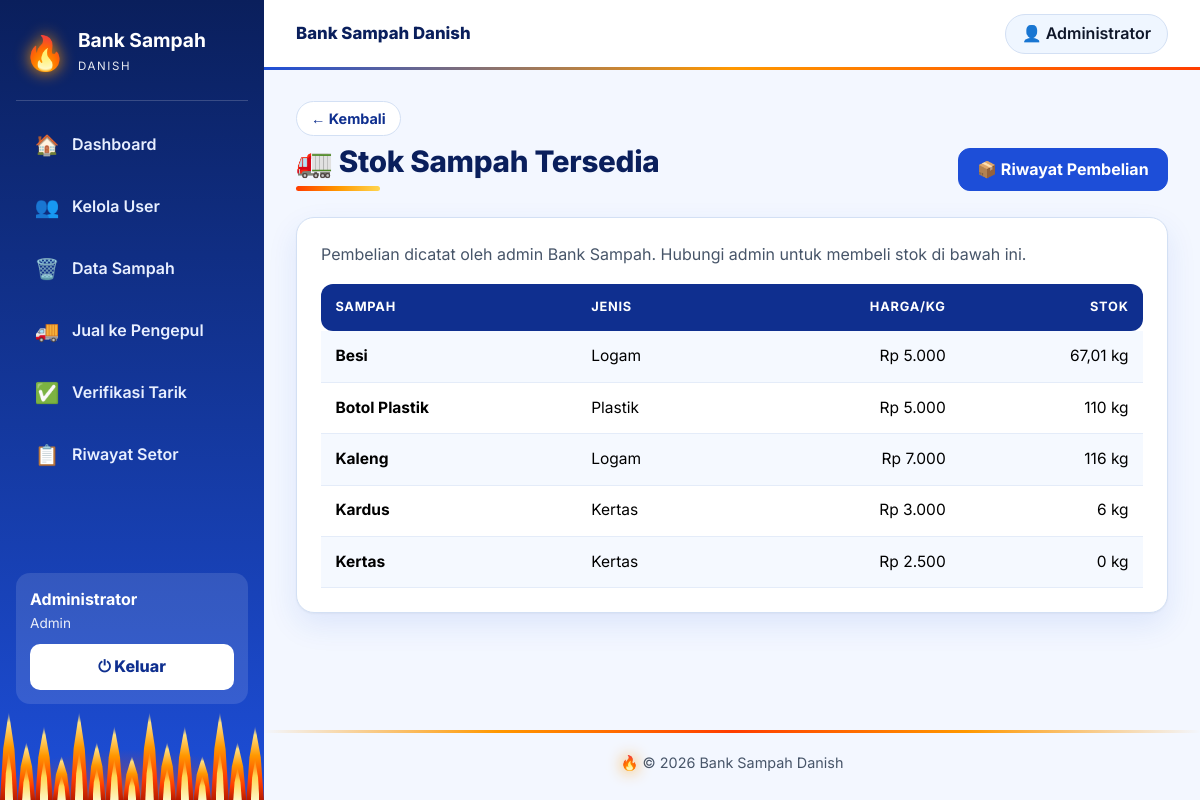
Screenshot of /pengepul/index.php (signed in) with the database file from the repository.
### tables this page shows
CREATE TABLE `sampah` (
  `id_sampah` int(11) NOT NULL,
  `nama_sampah` varchar(100) NOT NULL,
  `jenis` varchar(50) NOT NULL,
  `harga_per_kg` decimal(12,2) NOT NULL DEFAULT 0.00,
  `stok` decimal(12,2) NOT NULL DEFAULT 0.00
);

### pengepul/index.php (the view, shortened to what this page needs)
<?php
require_once '../config/auth.php';
$sampah = rows(q($koneksi, "SELECT * FROM sampah ORDER BY nama_sampah"));
include '../config/header.php'; ?>
<div class="card p-4">
  <p class="text-secondary">Pembelian dicatat oleh admin Bank Sampah. Hubungi admin untuk membeli stok di bawah ini.</p>
  <div class="table-responsive">
  <table class="table table-striped align-middle mb-0">
    <thead><tr><th>Sampah</th><th>Jenis</th><th class="text-end">Harga/kg</th><th class="text-end">Stok</th></tr></thead>
    <tbody>
    <?php foreach ($sampah as $s): ?>
      <tr><td><b><?= h($s['nama_sampah']) ?></b></td><td><?= h($s['jenis']) ?></td><td class="text-end"><?= rupiah($s['harga_per_kg']) ?></td><td class="text-end"><?= kg($s['stok']) ?></td></tr>
    <?php endforeach; ?>
    </tbody>
  </table>
  </div>
</div>
<?php include '../config/footer.php';

### assets/tema-api.css (style rules this page uses)
:root { --blue-900:#0a1f5c; --blue-800:#0f2f8f; --blue-700:#1d4ed8; --blue-600:#2563eb; --blue-100:#dbeafe; --blue-50:#eff6ff; --ink:#0f172a; --muted:#475569; --line:#d3e0f4; --bg:#f3f7ff; --fire1:#ff3d00; --fire2:#ff9800; --fire3:#ffd54f; --side:264px; }
html { font-size:16px }
body { font-family:'Inter','Segoe UI',Arial,Helvetica,sans-serif;font-size:1rem;line-height:1.6;color:var(--ink);background:var(--bg);-webkit-font-smoothing:antialiased;text-rendering:optimizeLegibility }
.text-secondary,.text-muted { color:var(--muted)!important }
a { color:var(--blue-700) }
.flame-bar i { position:relative;flex:1;height:100%;transform-origin:50% 100%; background:linear-gradient(to top,#b71c00,var(--fire1) 25%,var(--fire2) 60%,#ffe082 88%,rgba(255,224,130,0)); clip-path:polygon(50% 0,82% 42%,100% 100%,0 100%,18% 42%);animation:flicker .9s ease-in-out infinite alternate }
.flame-bar i::after { content:'';position:absolute;left:26%;right:26%;bottom:0;height:55%;background:linear-gradient(to top,#fff6c2,#ffd54f 60%,rgba(255,213,79,0));clip-path:polygon(50% 0,85% 45%,100% 100%,0 100%,15% 45%) }
.flame-bar i:nth-child(4n+1) { height:100% }
.flame-bar i:nth-child(4n+2) { height:66% }
.flame-bar i:nth-child(4n+3) { height:84% }
.flame-bar i:nth-child(4n) { height:50% }
.flame-bar i:nth-child(3n) { animation-delay:.15s;animation-duration:.72s }
.flame-bar i:nth-child(5n) { animation-delay:.3s;animation-duration:1.1s }
.flame-bar i:nth-child(7n) { animation-delay:.45s }
.card { background:#fff;border:1px solid var(--line);border-radius:18px;box-shadow:0 1px 2px #0000000a,0 12px 30px #1d4ed81a }
.table { --bs-table-bg:transparent;font-size:.97rem;color:var(--ink) }
.table thead th { background:var(--blue-800);color:#fff;font-size:.8rem;text-transform:uppercase;letter-spacing:.06em;font-weight:700;border:0;white-space:nowrap;padding:.85rem .9rem }
.table thead th:first-child { border-radius:12px 0 0 12px }
.table thead th:last-child { border-radius:0 12px 12px 0 }
.table td { padding:.8rem .9rem;border-color:#e4ecf9 }
.table-striped>tbody>tr:nth-of-type(odd)>* { --bs-table-bg-type:#f5f9ff }
.btn { font-weight:700;border-radius:12px;padding:.55rem 1.15rem;transition:box-shadow .2s,transform .15s }
.btn-primary { --bs-btn-bg:var(--blue-700);--bs-btn-border-color:var(--blue-700);--bs-btn-hover-bg:var(--blue-800);--bs-btn-hover-border-color:var(--blue-800);--bs-btn-active-bg:var(--blue-900);--bs-btn-active-border-color:var(--blue-900) }

### rows the page displays
sampah: nama_sampah "Besi", jenis "Logam", harga_per_kg "Rp 5.000", stok "67,01 kg"
sampah: nama_sampah "Botol Plastik", jenis "Plastik", harga_per_kg "Rp 5.000", stok "110 kg"
sampah: nama_sampah "Kaleng", jenis "Logam", harga_per_kg "Rp 7.000", stok "116 kg"
sampah: nama_sampah "Kardus", jenis "Kertas", harga_per_kg "Rp 3.000", stok "6 kg"
sampah: nama_sampah "Kertas", jenis "Kertas", harga_per_kg "Rp 2.500", stok "0 kg"

### other values shown
$m[1] "🏠"
$m[2] "Dashboard"
$m[1] "👥"
$m[2] "Kelola User"
$m[1] "🗑️"
$m[2] "Data Sampah"
$m[1] "🚚"
$m[2] "Jual ke Pengepul"
$m[1] "✅"
$m[2] "Verifikasi Tarik"
$m[1] "📋"
$m[2] "Riwayat Setor"
$_SESSION['nama'] "Administrator"
$role "Admin"
$judulBar "Bank Sampah Danish"
